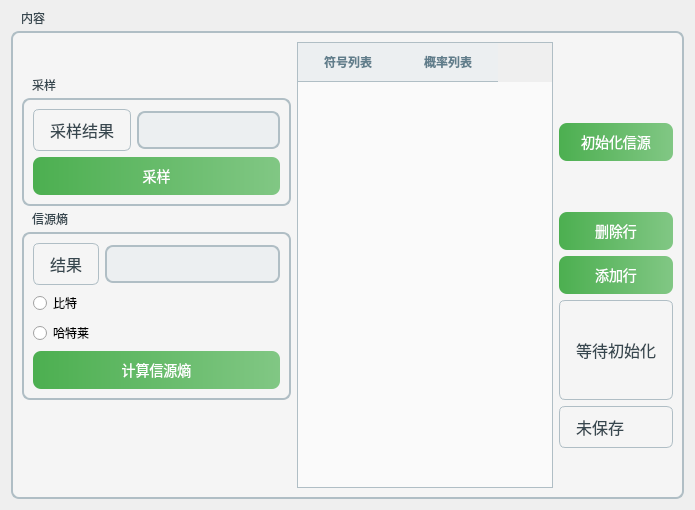
      <widget class="QWidget" name="page">
       <layout class="QGridLayout" name="gridLayout_5">
        <item row="0" column="0">
         <widget class="QGroupBox" name="groupBox_2">
          <property name="styleSheet">
           <string notr="true">/* QGroupBox 的整体样式 */
QGroupBox {
    background-color: #F5F5F5;
    border: 2px solid #B0BEC5;
    border-radius: 8px;
    margin-top: 20px; /* 控制标题距离上方的间距 */
    padding: 0px; /* 内部留出空间 */
}
/* 标题的样式，设置在左上角 */
QGroupBox::title {
    subcontrol-origin: margin;
    subcontrol-position: top left; /* 将标题对齐到左上角 */
    padding: 0 8px; /* 调整标题的内边距 */
    color: #37474F;
    font-size: 16px;
    font-weight: bold;
    background-color: transparent; /* 可选，设置为透明以便更好地融入背景 */
}

/* 鼠标悬停时的边框颜色 */
QGroupBox:hover {
    border: 2px solid #4CAF50;
}

/* QGroupBox 内部 QTableWidget 的样式 */
QGroupBox QTableWidget {
    border: 1px solid #B0BEC5;
    background-color: #FAFAFA;
    gridline-color: #CFD8DC;
    font-size: 14px;
    color: #37474F;
}

/* QTableWidget 的交替行颜色 */
QGroupBox QTableWidget::item {
    background-color: #FFFFFF;
}

QGroupBox QTableWidget::item:alternate {
    background-color: #F5F5F5;
}

/* 鼠标悬停效果 */
QGroupBox QTableWidget::item:hover {
    background-color: #E8F5E9;
}

/* 选中行的样式 */
QGroupBox QTableWidget::item:selected {
    background-color: #4CAF50;
    color: white;
}

/* 表头样式 */
QGroupBox QHeaderView::section {
    background-color: #ECEFF1;
    padding: 8px;
    font-weight: bold;
    color: #607D8B;
    border: none;
    border-bottom: 1px solid #B0BEC5;
}

/* 设置垂直滚动条的样式 */
QGroupBox QScrollBar:vertical {
    border: none;
    background: #E0E0E0;
    width: 8px;
    margin: 22px 0 22px 0;
}

QGroupBox QScrollBar::handle:vertical {
    background: #4CAF50;
    min-height: 20px;
    border-radius: 4px;
}

/* 隐藏滚动条的上下线 */
QGroupBox QScrollBar::add-line:vertical, QGroupBox QScrollBar::sub-line:vertical {
    height: 0px;
    width: 0px;
    subcontrol-origin: margin;
}

QGroupBox QScrollBar::add-page:vertical, QGroupBox QScrollBar::sub-page:vertical {
    background: none;
}
</string>
          </property>
          <property name="title">
           <string>内容</string>
          </property>
          <layout class="QGridLayout" name="gridLayout_4">
           <item row="7" column="0" rowspan="3">
            <widget class="QGroupBox" name="groupBox_5">
             <property name="title">
              <string>信源熵</string>
             </property>
             <layout class="QGridLayout" name="gridLayout_3">
              <item row="3" column="0" colspan="2">
               <widget class="QPushButton" name="pushButton_6">
                <property name="styleSheet">
                 <string notr="true">QPushButton {
    background-color: qlineargradient(spread:pad, x1:0, y1:0, x2:1, y2:0, stop:0 #4CAF50, stop:1 #81C784);
    color: white;
    font-size: 14px;
    border-radius: 8px;
    padding: 8px 16px;
}

QPushButton:hover {
    background-color: #66BB6A;
}

QPushButton:pressed {
    background-color: #388E3C;
}</string>
                </property>
                <property name="text">
                 <string>计算信源熵</string>
                </property>
               </widget>
              </item>
              <item row="0" column="0">
               <widget class="QLabel" name="label_4">
                <property name="styleSheet">
                 <string notr="true">/* QLabel 基本样式 */
QLabel {
    background-color: #F5F5F5;
    color: #37474F;
    font-size: 16px;
    padding: 8px 12px;
    border: 1px solid #B0BEC5;
    border-radius: 6px;
}

/* 鼠标悬停效果 */
QLabel:hover {
    background-color: #E0F7FA;
    color: #00796B;
    border: 1px solid #4CAF50;
}

/* 用于显示标题时的 QLabel 样式 */
QLabel[role=&quot;title&quot;] {
    background-color: transparent;
    color: #37474F;
    font-size: 20px;
    font-weight: bold;
    padding: 0;
    border: none;
}

/* 用于显示错误信息时的 QLabel 样式 */
QLabel[role=&quot;error&quot;] {
    background-color: #FFEBEE;
    color: #D32F2F;
    border: 1px solid #D32F2F;
    padding: 8px 12px;
    border-radius: 6px;
}
</string>
                </property>
                <property name="text">
                 <string>结果</string>
                </property>
               </widget>
              </item>
              <item row="0" column="1">
               <widget class="QLineEdit" name="lineEdit_2">
                <property name="styleSheet">
                 <string notr="true">QLineEdit {
    border: 2px solid #B0BEC5;
    border-radius: 8px;
    padding: 8px;
    font-size: 14px;
    color: #37474F;
    background-color: #ECEFF1;
}

QLineEdit:focus {
    border-color: #4CAF50;
    background-color: #FFFFFF;
}
</string>
                </property>
               </widget>
              </item>
              <item row="1" column="0">
               <widget class="QRadioButton" name="radioButton">
                <property name="styleSheet">
                 <string notr="true"/>
                </property>
                <property name="text">
                 <string>比特</string>
                </property>
               </widget>
              </item>
              <item row="2" column="0">
               <widget class="QRadioButton" name="radioButton_2">
                <property name="styleSheet">
                 <string notr="true"/>
                </property>
                <property name="text">
                 <string>哈特莱</string>
                </property>
               </widget>
              </item>
             </layout>
            </widget>
           </item>
           <item row="11" column="2">
            <spacer name="verticalSpacer_3">
             <property name="orientation">
              <enum>Qt::Vertical</enum>
             </property>
             <property name="sizeHint" stdset="0">
              <size>
               <width>20</width>
               <height>40</height>
              </size>
             </property>
            </spacer>
           </item>
           <item row="6" column="2">
            <widget class="QPushButton" name="pro1_init_source">
             <property name="styleSheet">
              <string notr="true">QPushButton {
    background-color: qlineargradient(spread:pad, x1:0, y1:0, x2:1, y2:0, stop:0 #4CAF50, stop:1 #81C784);
    color: white;
    font-size: 14px;
    border-radius: 8px;
    padding: 8px 16px;
}

QPushButton:hover {
    background-color: #66BB6A;
}

QPushButton:pressed {
    background-color: #388E3C;
}</string>
             </property>
             <property name="text">
              <string>初始化信源</string>
             </property>
            </widget>
           </item>
           <item row="8" column="2">
            <widget class="QPushButton" name="pro1_add_line">
             <property name="styleSheet">
              <string notr="true">QPushButton {
    background-color: qlineargradient(spread:pad, x1:0, y1:0, x2:1, y2:0, stop:0 #4CAF50, stop:1 #81C784);
    color: white;
    font-size: 14px;
    border-radius: 8px;
    padding: 8px 16px;
}

QPushButton:hover {
    background-color: #66BB6A;
}

QPushButton:pressed {
    background-color: #388E3C;
}</string>
             </property>
             <property name="text">
              <string>添加行</string>
             </property>
            </widget>
           </item>
           <item row="0" column="1" rowspan="12">
            <widget class="QTableWidget" name="pro1_source_list">
             <property name="styleSheet">
              <string notr="true">/* 表格的整体样式 */
QTableWidget {
    border: 1px solid #B0BEC5;
    background-color: #FAFAFA;
    gridline-color: #CFD8DC;
    font-size: 14px;
    color: #37474F;
}

/* 设置交替行的背景颜色 */
QTableWidget::item {
    background-color: #FFFFFF;
}

QTableWidget::item:alternate {
    background-color: #F5F5F5;
}

/* 鼠标悬停效果 */
QTableWidget::item:hover {
    background-color: #E8F5E9;
}

/* 选中行的样式 */
QTableWidget::item:selected {
    background-color: #4CAF50;
    color: white;
}

/* 表头样式 */
QHeaderView::section {
    background-color: #ECEFF1;
    padding: 8px;
    font-weight: bold;
    color: #607D8B;
    border: none;
    border-bottom: 1px solid #B0BEC5;
}

/* 设置垂直滚动条的样式 */
QScrollBar:vertical {
    border: none;
    background: #E0E0E0;
    width: 8px;
    margin: 22px 0 22px 0;
}

QScrollBar::handle:vertical {
    background: #4CAF50;
    min-height: 20px;
    border-radius: 4px;
}

QScrollBar::add-line:vertical, QScrollBar::sub-line:vertical {
    height: 0px;
    width: 0px;
    subcontrol-origin: margin;
}

QScrollBar::add-page:vertical, QScrollBar::sub-page:vertical {
    background: none;
}
</string>
             </property>
             <column>
              <property name="text">
               <string>符号列表</string>
              </property>
              <property name="font">
               <font>
                <weight>75</weight>
                <bold>true</bold>
               </font>
              </property>
             </column>
             <column>
              <property name="text">
               <string>概率列表</string>
              </property>
              <property name="font">
               <font>
                <weight>75</weight>
                <bold>true</bold>
               </font>
              </property>
             </column>
            </widget>
           </item>
           <item row="6" column="0">
            <widget class="QGroupBox" name="groupBox_4">
             <property name="title">
              <string>采样</string>
             </property>
             <layout class="QGridLayout" name="gridLayout_2">
              <item row="0" column="0">
               <widget class="QLabel" name="label_3">
                <property name="styleSheet">
                 <string notr="true">/* QLabel 基本样式 */
QLabel {
    background-color: #F5F5F5;
    color: #37474F;
    font-size: 16px;
    padding: 8px 12px;
    border: 1px solid #B0BEC5;
    border-radius: 6px;
}

/* 鼠标悬停效果 */
QLabel:hover {
    background-color: #E0F7FA;
    color: #00796B;
    border: 1px solid #4CAF50;
}

/* 用于显示标题时的 QLabel 样式 */
QLabel[role=&quot;title&quot;] {
    background-color: transparent;
    color: #37474F;
    font-size: 20px;
    font-weight: bold;
    padding: 0;
    border: none;
}

/* 用于显示错误信息时的 QLabel 样式 */
QLabel[role=&quot;error&quot;] {
    background-color: #FFEBEE;
    color: #D32F2F;
    border: 1px solid #D32F2F;
    padding: 8px 12px;
    border-radius: 6px;
}
</string>
                </property>
                <property name="text">
                 <string>采样结果</string>
                </property>
               </widget>
              </item>
              <item row="0" column="1">
               <widget class="QLineEdit" name="lineEdit">
                <property name="styleSheet">
                 <string notr="true">QLineEdit {
    border: 2px solid #B0BEC5;
    border-radius: 8px;
    padding: 8px;
    font-size: 14px;
    color: #37474F;
    background-color: #ECEFF1;
}

QLineEdit:focus {
    border-color: #4CAF50;
    background-color: #FFFFFF;
}
</string>
                </property>
               </widget>
              </item>
              <item row="1" column="0" colspan="2">
               <widget class="QPushButton" name="pushButton_5">
                <property name="styleSheet">
                 <string notr="true">QPushButton {
    background-color: qlineargradient(spread:pad, x1:0, y1:0, x2:1, y2:0, stop:0 #4CAF50, stop:1 #81C784);
    color: white;
    font-size: 14px;
    border-radius: 8px;
    padding: 8px 16px;
}

QPushButton:hover {
    background-color: #66BB6A;
}

QPushButton:pressed {
    background-color: #388E3C;
}</string>
                </property>
                <property name="text">
                 <string>采样</string>
                </property>
               </widget>
              </item>
             </layout>
            </widget>
           </item>
           <item row="10" column="0" rowspan="2">
            <spacer name="verticalSpacer_2">
             <property name="orientation">
              <enum>Qt::Vertical</enum>
             </property>
             <property name="sizeHint" stdset="0">
              <size>
               <width>20</width>
               <height>40</height>
              </size>
             </property>
            </spacer>
           </item>
           <item row="10" column="2">
            <widget class="QLabel" name="label">
             <property name="styleSheet">
              <string notr="true">/* QLabel 基本样式 */
QLabel {
    background-color: #F5F5F5;
    color: #37474F;
    font-size: 16px;
    padding: 8px 12px;
    border: 1px solid #B0BEC5;
    border-radius: 6px;
}

/* 鼠标悬停效果 */
QLabel:hover {
    background-color: #E0F7FA;
    color: #00796B;
    border: 1px solid #4CAF50;
}

/* 用于显示标题时的 QLabel 样式 */
QLabel[role=&quot;title&quot;] {
    background-color: transparent;
    color: #37474F;
    font-size: 20px;
    font-weight: bold;
    padding: 0;
    border: none;
}

/* 用于显示错误信息时的 QLabel 样式 */
QLabel[role=&quot;error&quot;] {
    background-color: #FFEBEE;
    color: #D32F2F;
    border: 1px solid #D32F2F;
    padding: 8px 12px;
    border-radius: 6px;
}
</string>
             </property>
             <property name="text">
              <string>未保存</string>
             </property>
            </widget>
           </item>
           <item row="7" column="2">
            <widget class="QPushButton" name="pro1_delete_line">
             <property name="styleSheet">
              <string notr="true">QPushButton {
    background-color: qlineargradient(spread:pad, x1:0, y1:0, x2:1, y2:0, stop:0 #4CAF50, stop:1 #81C784);
    color: white;
    font-size: 14px;
    border-radius: 8px;
    padding: 8px 16px;
}

QPushButton:hover {
    background-color: #66BB6A;
}

QPushButton:pressed {
    background-color: #388E3C;
}</string>
             </property>
             <property name="text">
              <string>删除行</string>
             </property>
            </widget>
           </item>
           <item row="9" column="2">
            <widget class="QLabel" name="pro1_tips_1">
             <property name="styleSheet">
              <string notr="true">/* QLabel 基本样式 */
QLabel {
    background-color: #F5F5F5;
    color: #37474F;
    font-size: 16px;
    padding: 8px 12px;
    border: 1px solid #B0BEC5;
    border-radius: 6px;
}

/* 鼠标悬停效果 */
QLabel:hover {
    background-color: #E0F7FA;
    color: #00796B;
    border: 1px solid #4CAF50;
}

/* 用于显示标题时的 QLabel 样式 */
QLabel[role=&quot;title&quot;] {
    background-color: transparent;
    color: #37474F;
    font-size: 20px;
    font-weight: bold;
    padding: 0;
    border: none;
}

/* 用于显示错误信息时的 QLabel 样式 */
QLabel[role=&quot;error&quot;] {
    background-color: #FFEBEE;
    color: #D32F2F;
    border: 1px solid #D32F2F;
    padding: 8px 12px;
    border-radius: 6px;
}
</string>
             </property>
             <property name="text">
              <string>等待初始化</string>
             </property>
            </widget>
           </item>
          </layout>
         </widget>
        </item>
       </layout>
      </widget>
